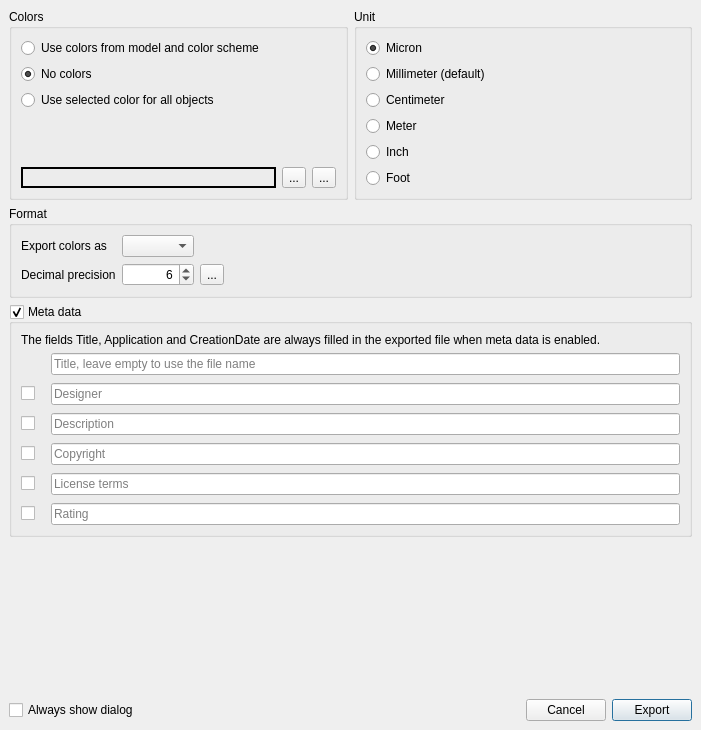
<?xml version="1.0" encoding="UTF-8"?>
<ui version="4.0">
 <class>Export3mfDialog</class>
 <widget class="QDialog" name="Export3mfDialog">
  <property name="geometry">
   <rect>
    <x>0</x>
    <y>0</y>
    <width>701</width>
    <height>730</height>
   </rect>
  </property>
  <property name="windowTitle">
   <string>Export 3MF Options</string>
  </property>
  <property name="autoFillBackground">
   <bool>true</bool>
  </property>
  <layout class="QVBoxLayout" name="verticalLayout_3">
   <property name="leftMargin">
    <number>9</number>
   </property>
   <property name="topMargin">
    <number>9</number>
   </property>
   <property name="rightMargin">
    <number>9</number>
   </property>
   <property name="bottomMargin">
    <number>9</number>
   </property>
   <item>
    <widget class="QScrollArea" name="scrollArea">
     <property name="frameShape">
      <enum>QFrame::NoFrame</enum>
     </property>
     <property name="widgetResizable">
      <bool>true</bool>
     </property>
     <property name="alignment">
      <set>Qt::AlignLeading|Qt::AlignLeft|Qt::AlignTop</set>
     </property>
     <widget class="QWidget" name="scrollAreaWidgetContents">
      <property name="geometry">
       <rect>
        <x>0</x>
        <y>0</y>
        <width>683</width>
        <height>669</height>
       </rect>
      </property>
      <layout class="QGridLayout" name="gridLayout_4" rowstretch="0,0,0,1" columnstretch="1,1">
       <property name="leftMargin">
        <number>0</number>
       </property>
       <property name="topMargin">
        <number>0</number>
       </property>
       <property name="rightMargin">
        <number>0</number>
       </property>
       <property name="bottomMargin">
        <number>0</number>
       </property>
       <item row="0" column="1">
        <widget class="QGroupBox" name="groupUnit">
         <property name="toolTip">
          <string>&lt;html&gt;&lt;head/&gt;&lt;body&gt;&lt;p&gt;Set the PDF page (paper) size.  &lt;/p&gt;&lt;/body&gt;&lt;/html&gt;</string>
         </property>
         <property name="title">
          <string>Unit</string>
         </property>
         <layout class="QGridLayout" name="gridLayout">
          <item row="0" column="0">
           <layout class="QVBoxLayout" name="vLayoutUnit">
            <item>
             <widget class="QRadioButton" name="radioButtonUnitMicron">
              <property name="text">
               <string>Micron</string>
              </property>
              <property name="checked">
               <bool>true</bool>
              </property>
              <property name="_settings_value" stdset="0">
               <string notr="true">micron</string>
              </property>
              <attribute name="buttonGroup">
               <string notr="true">buttonGroupUnit</string>
              </attribute>
             </widget>
            </item>
            <item>
             <widget class="QRadioButton" name="radioButtonUnitMillimeter">
              <property name="text">
               <string>Millimeter (default)</string>
              </property>
              <property name="_settings_value" stdset="0">
               <string notr="true">millimeter</string>
              </property>
              <attribute name="buttonGroup">
               <string notr="true">buttonGroupUnit</string>
              </attribute>
             </widget>
            </item>
            <item>
             <widget class="QRadioButton" name="radioButtonUnitCentimeter">
              <property name="text">
               <string>Centimeter</string>
              </property>
              <property name="_settings_value" stdset="0">
               <string notr="true">centimeter</string>
              </property>
              <attribute name="buttonGroup">
               <string notr="true">buttonGroupUnit</string>
              </attribute>
             </widget>
            </item>
            <item>
             <widget class="QRadioButton" name="radioButtonUnitMeter">
              <property name="text">
               <string>Meter</string>
              </property>
              <property name="_settings_value" stdset="0">
               <string notr="true">meter</string>
              </property>
              <attribute name="buttonGroup">
               <string notr="true">buttonGroupUnit</string>
              </attribute>
             </widget>
            </item>
            <item>
             <widget class="QRadioButton" name="radioButtonUnitInch">
              <property name="text">
               <string>Inch</string>
              </property>
              <property name="_settings_value" stdset="0">
               <string notr="true">inch</string>
              </property>
              <attribute name="buttonGroup">
               <string notr="true">buttonGroupUnit</string>
              </attribute>
             </widget>
            </item>
            <item>
             <widget class="QRadioButton" name="radioButtonUnitFoot">
              <property name="text">
               <string>Foot</string>
              </property>
              <property name="_settings_value" stdset="0">
               <string notr="true">foot</string>
              </property>
              <attribute name="buttonGroup">
               <string notr="true">buttonGroupUnit</string>
              </attribute>
             </widget>
            </item>
           </layout>
          </item>
         </layout>
        </widget>
       </item>
       <item row="0" column="0">
        <widget class="QGroupBox" name="groupColor">
         <property name="toolTip">
          <string/>
         </property>
         <property name="title">
          <string>Colors</string>
         </property>
         <layout class="QGridLayout" name="gridLayout_2">
          <item row="0" column="0">
           <layout class="QVBoxLayout" name="verticalLayoutColors">
            <item>
             <widget class="QRadioButton" name="radioButtonColorsModel">
              <property name="text">
               <string>Use colors from model and color scheme</string>
              </property>
              <property name="_settings_value" stdset="0">
               <string notr="true">model</string>
              </property>
              <attribute name="buttonGroup">
               <string notr="true">buttonGroupColors</string>
              </attribute>
             </widget>
            </item>
            <item>
             <widget class="QRadioButton" name="radioButtonColorsNone">
              <property name="text">
               <string>No colors</string>
              </property>
              <property name="checked">
               <bool>true</bool>
              </property>
              <property name="_settings_value" stdset="0">
               <string notr="true">none</string>
              </property>
              <attribute name="buttonGroup">
               <string notr="true">buttonGroupColors</string>
              </attribute>
             </widget>
            </item>
            <item>
             <widget class="QRadioButton" name="radioButtonColorsUseForAll">
              <property name="text">
               <string>Use selected color for all objects</string>
              </property>
              <property name="_settings_value" stdset="0">
               <string notr="true">selected-only</string>
              </property>
              <attribute name="buttonGroup">
               <string notr="true">buttonGroupColors</string>
              </attribute>
             </widget>
            </item>
           </layout>
          </item>
          <item row="2" column="0">
           <layout class="QHBoxLayout" name="horizontalLayoutColorsSelected">
            <property name="topMargin">
             <number>9</number>
            </property>
            <item>
             <widget class="QLabel" name="labelColorsSelected">
              <property name="minimumSize">
               <size>
                <width>100</width>
                <height>0</height>
               </size>
              </property>
              <property name="frameShape">
               <enum>QFrame::Box</enum>
              </property>
              <property name="lineWidth">
               <number>2</number>
              </property>
              <property name="text">
               <string/>
              </property>
             </widget>
            </item>
            <item>
             <widget class="QToolButton" name="toolButtonColorsSelectedReset">
              <property name="text">
               <string>...</string>
              </property>
              <property name="icon">
               <iconset theme="chokusen-undo">
                <normaloff>.</normaloff>.</iconset>
              </property>
             </widget>
            </item>
            <item>
             <widget class="QToolButton" name="toolButtonColorsSelected">
              <property name="text">
               <string>...</string>
              </property>
             </widget>
            </item>
           </layout>
          </item>
          <item row="1" column="0">
           <spacer name="verticalSpacerColors">
            <property name="orientation">
             <enum>Qt::Vertical</enum>
            </property>
            <property name="sizeHint" stdset="0">
             <size>
              <width>20</width>
              <height>40</height>
             </size>
            </property>
           </spacer>
          </item>
         </layout>
        </widget>
       </item>
       <item row="2" column="0" colspan="2">
        <widget class="QGroupBox" name="groupMetaData">
         <property name="title">
          <string>Meta data</string>
         </property>
         <property name="checkable">
          <bool>true</bool>
         </property>
         <layout class="QVBoxLayout" name="verticalLayout_2">
          <item>
           <widget class="QLabel" name="labelMetaData">
            <property name="text">
             <string>The fields Title, Application and CreationDate are always filled in the exported file when meta data is enabled.</string>
            </property>
            <property name="textFormat">
             <enum>Qt::PlainText</enum>
            </property>
            <property name="wordWrap">
             <bool>true</bool>
            </property>
            <property name="textInteractionFlags">
             <set>Qt::LinksAccessibleByMouse|Qt::TextSelectableByMouse</set>
            </property>
           </widget>
          </item>
          <item>
           <layout class="QGridLayout" name="gridLayoutMetaData">
            <property name="horizontalSpacing">
             <number>16</number>
            </property>
            <property name="verticalSpacing">
             <number>8</number>
            </property>
            <item row="4" column="1">
             <widget class="QLineEdit" name="lineEditMetaDataCopyright">
              <property name="enabled">
               <bool>true</bool>
              </property>
              <property name="toolTip">
               <string>A copyright associated with this document</string>
              </property>
              <property name="placeholderText">
               <string>Copyright</string>
              </property>
              <property name="clearButtonEnabled">
               <bool>true</bool>
              </property>
             </widget>
            </item>
            <item row="1" column="1">
             <widget class="QLineEdit" name="lineEditMetaDataTitle">
              <property name="enabled">
               <bool>true</bool>
              </property>
              <property name="placeholderText">
               <string>Title, leave empty to use the file name</string>
              </property>
              <property name="clearButtonEnabled">
               <bool>true</bool>
              </property>
             </widget>
            </item>
            <item row="3" column="1">
             <widget class="QLineEdit" name="lineEditMetaDataDescription">
              <property name="enabled">
               <bool>true</bool>
              </property>
              <property name="placeholderText">
               <string>Description</string>
              </property>
              <property name="clearButtonEnabled">
               <bool>true</bool>
              </property>
             </widget>
            </item>
            <item row="2" column="1">
             <widget class="QLineEdit" name="lineEditMetaDataDesigner">
              <property name="enabled">
               <bool>true</bool>
              </property>
              <property name="placeholderText">
               <string>Designer</string>
              </property>
              <property name="clearButtonEnabled">
               <bool>true</bool>
              </property>
             </widget>
            </item>
            <item row="5" column="1">
             <widget class="QLineEdit" name="lineEditMetaDataLicenseTerms">
              <property name="enabled">
               <bool>true</bool>
              </property>
              <property name="placeholderText">
               <string>License terms</string>
              </property>
              <property name="clearButtonEnabled">
               <bool>true</bool>
              </property>
             </widget>
            </item>
            <item row="6" column="0">
             <widget class="QCheckBox" name="checkBoxMetaDataRating">
              <property name="enabled">
               <bool>true</bool>
              </property>
              <property name="toolTip">
               <string>An industry rating associated with this document</string>
              </property>
              <property name="text">
               <string/>
              </property>
             </widget>
            </item>
            <item row="4" column="0">
             <widget class="QCheckBox" name="checkBoxMetaDataCopyright">
              <property name="enabled">
               <bool>true</bool>
              </property>
              <property name="text">
               <string/>
              </property>
             </widget>
            </item>
            <item row="2" column="0">
             <widget class="QCheckBox" name="checkBoxMetaDataDesigner">
              <property name="enabled">
               <bool>true</bool>
              </property>
              <property name="toolTip">
               <string>A name for a designer of this document</string>
              </property>
              <property name="text">
               <string/>
              </property>
             </widget>
            </item>
            <item row="6" column="1">
             <widget class="QLineEdit" name="lineEditMetaDataRating">
              <property name="enabled">
               <bool>true</bool>
              </property>
              <property name="inputMask">
               <string/>
              </property>
              <property name="placeholderText">
               <string>Rating</string>
              </property>
              <property name="clearButtonEnabled">
               <bool>true</bool>
              </property>
             </widget>
            </item>
            <item row="5" column="0">
             <widget class="QCheckBox" name="checkBoxMetaDataLicenseTerms">
              <property name="enabled">
               <bool>true</bool>
              </property>
              <property name="toolTip">
               <string>License information associated with this document</string>
              </property>
              <property name="text">
               <string/>
              </property>
             </widget>
            </item>
            <item row="3" column="0">
             <widget class="QCheckBox" name="checkBoxMetaDataDescription">
              <property name="enabled">
               <bool>true</bool>
              </property>
              <property name="toolTip">
               <string>A description of the document</string>
              </property>
              <property name="text">
               <string/>
              </property>
             </widget>
            </item>
           </layout>
          </item>
         </layout>
        </widget>
       </item>
       <item row="1" column="0" colspan="2">
        <widget class="QGroupBox" name="groupBox">
         <property name="title">
          <string>Format</string>
         </property>
         <layout class="QGridLayout" name="gridLayout_3">
          <item row="1" column="0">
           <widget class="QLabel" name="labelDecimalPrecision">
            <property name="text">
             <string>Decimal precision</string>
            </property>
           </widget>
          </item>
          <item row="0" column="1">
           <widget class="QComboBox" name="comboBoxMaterialType"/>
          </item>
          <item row="0" column="0">
           <widget class="QLabel" name="labelExportColorsAs">
            <property name="text">
             <string>Export colors as</string>
            </property>
           </widget>
          </item>
          <item row="1" column="1">
           <widget class="QSpinBox" name="spinBoxDecimalPrecision">
            <property name="alignment">
             <set>Qt::AlignRight|Qt::AlignTrailing|Qt::AlignVCenter</set>
            </property>
            <property name="minimum">
             <number>1</number>
            </property>
            <property name="maximum">
             <number>16</number>
            </property>
            <property name="value">
             <number>6</number>
            </property>
           </widget>
          </item>
          <item row="0" column="3">
           <spacer name="horizontalSpacer">
            <property name="orientation">
             <enum>Qt::Horizontal</enum>
            </property>
            <property name="sizeHint" stdset="0">
             <size>
              <width>40</width>
              <height>20</height>
             </size>
            </property>
           </spacer>
          </item>
          <item row="1" column="2">
           <widget class="QToolButton" name="toolButtonDecimalPrecisionReset">
            <property name="toolTip">
             <string>Reset value to the default decimal precision value.</string>
            </property>
            <property name="text">
             <string>...</string>
            </property>
            <property name="icon">
             <iconset theme="chokusen-undo">
              <normaloff>.</normaloff>.</iconset>
            </property>
           </widget>
          </item>
         </layout>
        </widget>
       </item>
       <item row="3" column="0" colspan="2">
        <spacer name="verticalSpacer">
         <property name="orientation">
          <enum>Qt::Vertical</enum>
         </property>
         <property name="sizeHint" stdset="0">
          <size>
           <width>20</width>
           <height>0</height>
          </size>
         </property>
        </spacer>
       </item>
      </layout>
     </widget>
    </widget>
   </item>
   <item>
    <layout class="QHBoxLayout" name="horizontalLayout">
     <property name="topMargin">
      <number>9</number>
     </property>
     <item>
      <widget class="QCheckBox" name="checkBoxAlwaysShowDialog">
       <property name="text">
        <string>Always show dialog</string>
       </property>
      </widget>
     </item>
     <item>
      <spacer name="horizontalSpacerButtons">
       <property name="orientation">
        <enum>Qt::Horizontal</enum>
       </property>
       <property name="sizeHint" stdset="0">
        <size>
         <width>40</width>
         <height>20</height>
        </size>
       </property>
      </spacer>
     </item>
     <item>
      <widget class="QPushButton" name="pushButtonCancel">
       <property name="text">
        <string>Cancel</string>
       </property>
      </widget>
     </item>
     <item>
      <widget class="QPushButton" name="pushButtonOk">
       <property name="text">
        <string>Export</string>
       </property>
       <property name="default">
        <bool>true</bool>
       </property>
      </widget>
     </item>
    </layout>
   </item>
  </layout>
 </widget>
 <tabstops>
  <tabstop>pushButtonOk</tabstop>
  <tabstop>pushButtonCancel</tabstop>
  <tabstop>scrollArea</tabstop>
  <tabstop>radioButtonColorsModel</tabstop>
  <tabstop>radioButtonColorsNone</tabstop>
  <tabstop>radioButtonColorsUseForAll</tabstop>
  <tabstop>toolButtonColorsSelectedReset</tabstop>
  <tabstop>toolButtonColorsSelected</tabstop>
  <tabstop>radioButtonUnitMicron</tabstop>
  <tabstop>radioButtonUnitMillimeter</tabstop>
  <tabstop>radioButtonUnitCentimeter</tabstop>
  <tabstop>radioButtonUnitMeter</tabstop>
  <tabstop>radioButtonUnitInch</tabstop>
  <tabstop>radioButtonUnitFoot</tabstop>
  <tabstop>comboBoxMaterialType</tabstop>
  <tabstop>spinBoxDecimalPrecision</tabstop>
  <tabstop>toolButtonDecimalPrecisionReset</tabstop>
  <tabstop>groupMetaData</tabstop>
  <tabstop>lineEditMetaDataTitle</tabstop>
  <tabstop>checkBoxMetaDataDesigner</tabstop>
  <tabstop>lineEditMetaDataDesigner</tabstop>
  <tabstop>checkBoxMetaDataDescription</tabstop>
  <tabstop>lineEditMetaDataDescription</tabstop>
  <tabstop>checkBoxMetaDataCopyright</tabstop>
  <tabstop>lineEditMetaDataCopyright</tabstop>
  <tabstop>checkBoxMetaDataLicenseTerms</tabstop>
  <tabstop>lineEditMetaDataLicenseTerms</tabstop>
  <tabstop>checkBoxMetaDataRating</tabstop>
  <tabstop>lineEditMetaDataRating</tabstop>
  <tabstop>checkBoxAlwaysShowDialog</tabstop>
 </tabstops>
 <resources/>
 <connections>
  <connection>
   <sender>pushButtonOk</sender>
   <signal>clicked()</signal>
   <receiver>Export3mfDialog</receiver>
   <slot>accept()</slot>
   <hints>
    <hint type="sourcelabel">
     <x>650</x>
     <y>683</y>
    </hint>
    <hint type="destinationlabel">
     <x>350</x>
     <y>369</y>
    </hint>
   </hints>
  </connection>
  <connection>
   <sender>pushButtonCancel</sender>
   <signal>clicked()</signal>
   <receiver>Export3mfDialog</receiver>
   <slot>reject()</slot>
   <hints>
    <hint type="sourcelabel">
     <x>564</x>
     <y>683</y>
    </hint>
    <hint type="destinationlabel">
     <x>350</x>
     <y>369</y>
    </hint>
   </hints>
  </connection>
 </connections>
 <buttongroups>
  <buttongroup name="buttonGroupUnit"/>
  <buttongroup name="buttonGroupColors"/>
 </buttongroups>
</ui>
